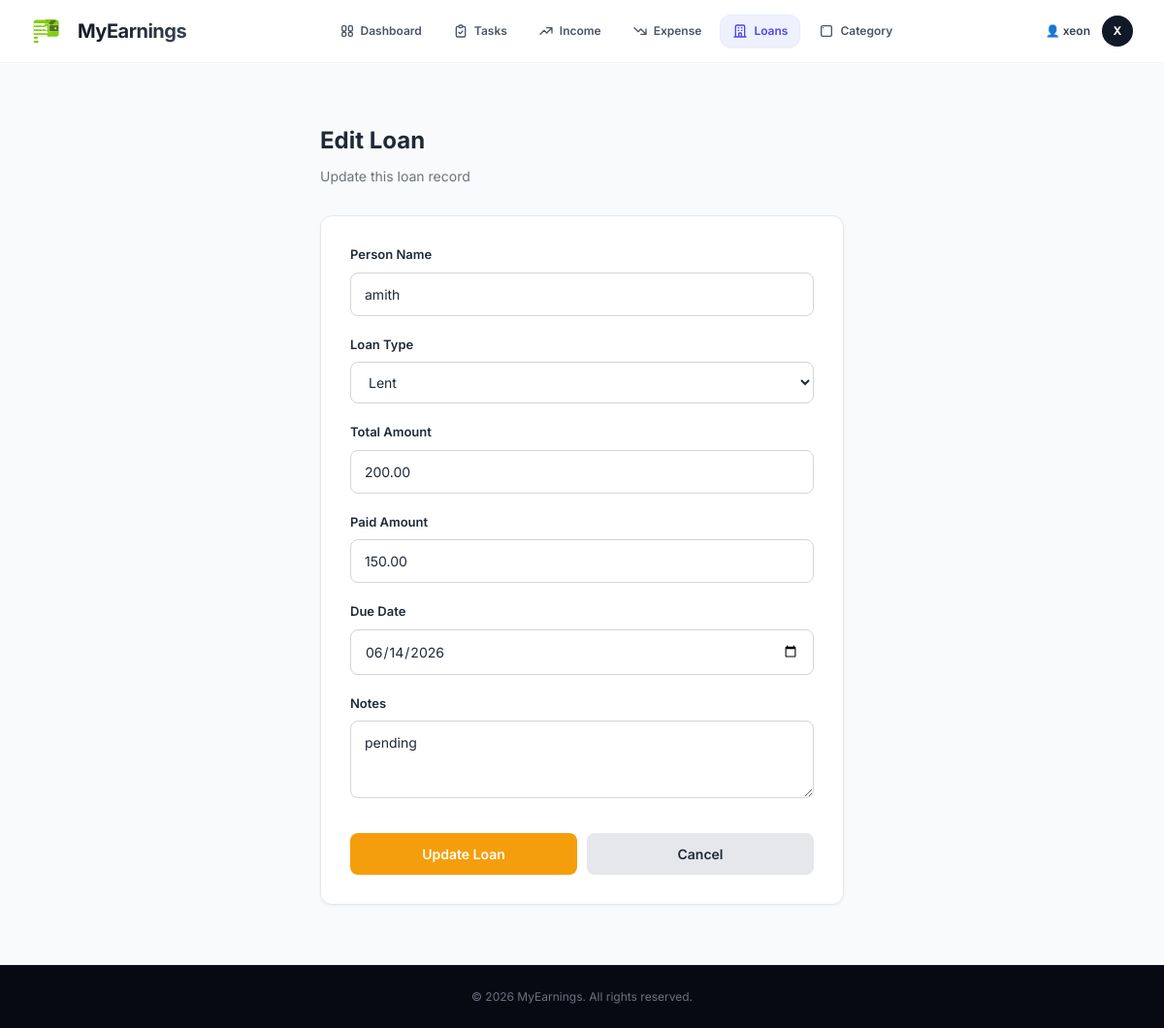
Page /loan/edit/6/ (signed in) on the committed database.
### xeon/models.py (models this page shows, shortened)
class BaseModel(models.Model):
    created_at = models.DateTimeField(auto_now_add=True)
    updated_at = models.DateTimeField(auto_now=True)
    class Meta:
        abstract = True

class Loan(BaseModel):
    LOAN_TYPE = (
        ('borrowed', 'Borrowed'),   # You took money
        ('lent', 'Lent'),           # You gave money
    )
    STATUS = (
        ('pending', 'Pending'),
        ('partial', 'Partially Paid'),
        ('completed', 'Completed'),
    )
    user = models.ForeignKey(User, on_delete=models.CASCADE)
    person_name = models.CharField(max_length=255)
    loan_type = models.CharField(max_length=10, choices=LOAN_TYPE)
    total_amount = models.DecimalField(max_digits=10, decimal_places=2)
    paid_amount = models.DecimalField(max_digits=10, decimal_places=2, default=0)
    due_date = models.DateField(blank=True, null=True)
    status = models.CharField(max_length=10, choices=STATUS, default='pending')
    note = models.TextField(blank=True, null=True)

### xeon/views.py (the view, shortened to what this page needs)
# urls.py: path('loan/edit/<int:id>/', edit_loan, name='edit_loan'),
@login_required
def edit_loan(request, id):
    loan = get_object_or_404(Loan, id=id, user=request.user)
    return render(request, 'xeon/edit_loan.html', {'loan': loan})

### xeon/templates/xeon/edit_loan.html (shortened to what this page needs)
{% extends 'xeon/base.html' %}
{% block content %}
<div style="max-width: 600px; margin: 0 auto; padding: 30px;">
    <div style="margin-bottom: 30px;">
        <h2 style="font-size: 24px; font-weight: 700; color: #1f2937;"> Edit Loan</h2>
        <p style="color: #6b7280; margin-top: 8px; font-size: 14px;">Update this loan record</p>
    </div>
    <div style="background: #ffffff; border: 1px solid #e5e7eb; border-radius: 12px; padding: 30px; box-shadow: 0 1px 3px rgba(0,0,0,0.05);">
        <form method="POST" style="display: flex; flex-direction: column; gap: 20px;">
            <div>
                <label style="display: block; margin-bottom: 8px; font-weight: 600; font-size: 13px; color: #1f2937;">Person Name</label>
                <input type="text" name="person_name" value="{{ loan.person_name }}" style="width: 100%; padding: 11px 14px; border: 1px solid #d1d5db; border-radius: 8px; background: #ffffff; color: #1f2937; font-family: inherit; font-size: 14px;" placeholder="Name of the person" required>
            </div>
            <div>
                <label style="display: block; margin-bottom: 8px; font-weight: 600; font-size: 13px; color: #1f2937;">Loan Type</label>
                <select name="loan_type" style="width: 100%; padding: 11px 14px; border: 1px solid #d1d5db; border-radius: 8px; background: #ffffff; color: #1f2937; font-family: inherit; font-size: 14px;" required>
                    <option value="lent" {% if loan.loan_type == 'lent' %}selected{% endif %}>Lent</option>
                </select>
            </div>
            <div>
                <label style="display: block; margin-bottom: 8px; font-weight: 600; font-size: 13px; color: #1f2937;">Total Amount</label>
                <input type="number" step="0.01" name="total_amount" value="{{ loan.total_amount }}" style="width: 100%; padding: 11px 14px; border: 1px solid #d1d5db; border-radius: 8px; background: #ffffff; color: #1f2937; font-family: inherit; font-size: 14px;" placeholder="0.00" required>
            </div>
            <div>
                <label style="display: block; margin-bottom: 8px; font-weight: 600; font-size: 13px; color: #1f2937;">Paid Amount</label>
                <input type="number" step="0.01" name="paid_amount" value="{{ loan.paid_amount|default:'0' }}" style="width: 100%; padding: 11px 14px; border: 1px solid #d1d5db; border-radius: 8px; background: #ffffff; color: #1f2937; font-family: inherit; font-size: 14px;" placeholder="0.00">
            </div>
            <div>
                <label style="display: block; margin-bottom: 8px; font-weight: 600; font-size: 13px; color: #1f2937;">Due Date</label>
                <input type="date" name="due_date" value="{{ loan.due_date|date:'Y-m-d' }}" style="width: 100%; padding: 11px 14px; border: 1px solid #d1d5db; border-radius: 8px; background: #ffffff; color: #1f2937; font-family: inherit; font-size: 14px;">
            </div>
            <div>
                <label style="display: block; margin-bottom: 8px; font-weight: 600; font-size: 13px; color: #1f2937;">Notes</label>
                <textarea name="note" style="width: 100%; padding: 11px 14px; border: 1px solid #d1d5db; border-radius: 8px; background: #ffffff; color: #1f2937; font-family: inherit; font-size: 14px; resize: vertical; min-height: 80px;" placeholder="Add any notes...">{{ loan.note|default:'' }}</textarea>
            </div>
            <div style="display: flex; gap: 10px; margin-top: 10px;">
                <button type="submit" style="flex: 1; padding: 11px 20px; background: #f59e0b; color: white; border: none; border-radius: 8px; font-weight: 600; font-size: 14px; cursor: pointer;">Update Loan</button>
                <a href="{% url 'xeon:loan_list' %}" style="flex: 1; padding: 11px 20px; background: #e5e7eb; color: #1f2937; border: none; border-radius: 8px; font-weight: 600; font-size: 14px; cursor: pointer; text-align: center; text-decoration: none;">Cancel</a>
            </div>
        </form>
    </div>
</div>
{% endblock %}

### xeon/templates/xeon/base.html (shortened to what this page needs)
{% load static %}
<!DOCTYPE html>
<html lang="en">
<head>
    <script src="https://cdn.tailwindcss.com"></script>
</head>
<body class="{% block body_class %}{% endblock %} bg-gray-50 text-gray-900 font-sans min-h-screen flex flex-col">
    {% if user.is_authenticated %}
    <header class="bg-white/90 backdrop-blur-md border-b border-gray-100 sticky top-0 z-50">
        <div class="max-w-7xl mx-auto px-4 sm:px-6 lg:px-8">
            <div class="flex justify-between items-center h-16">
                <div class="flex items-center gap-2">
                    <a href="{% url 'xeon:dashboard' %}"
                        class="flex items-center gap-2 text-xl font-bold text-gray-900 hover:opacity-80 transition-opacity">
                        {% include 'xeon/logo.html' %}
                        <span
                            class="tracking-tight bg-clip-text text-transparent bg-gradient-to-r from-gray-900 to-gray-700">MyEarnings</span>
                    </a>
                </div>
                <div class="hidden md:flex items-center justify-center">
                    <nav class="flex space-x-1.5">
                        <a class="flex items-center gap-1.5 px-3 py-2 rounded-xl text-xs font-semibold transition-all duration-200 {% if request.resolver_match.url_name == 'dashboard' %}bg-indigo-50 text-indigo-600 border border-indigo-100/50 shadow-sm{% else %}text-gray-600 hover:bg-gray-50 hover:text-gray-900 border border-transparent{% endif %}"
                            href="{% url 'xeon:dashboard' %}">
                            <span>Dashboard</span>
                        </a>
                        <a class="flex items-center gap-1.5 px-3 py-2 rounded-xl text-xs font-semibold transition-all duration-200 {% if request.resolver_match.url_name == 'todo_list' or request.resolver_match.url_name == 'add_todo' or request.resolver_match.url_name == 'edit_todo' %}bg-indigo-50 text-indigo-600 border border-indigo-100/50 shadow-sm{% else %}text-gray-600 hover:bg-gray-50 hover:text-gray-900 border border-transparent{% endif %}"
                            href="{% url 'xeon:todo_list' %}">
                            <span>Tasks</span>
                        </a>
                        <a class="flex items-center gap-1.5 px-3 py-2 rounded-xl text-xs font-semibold transition-all duration-200 {% if request.resolver_match.url_name == 'income_list' or request.resolver_match.url_name == 'add_income' or request.resolver_match.url_name == 'edit_income' %}bg-indigo-50 text-indigo-600 border border-indigo-100/50 shadow-sm{% else %}text-gray-600 hover:bg-gray-50 hover:text-gray-900 border border-transparent{% endif %}"
                            href="{% url 'xeon:income_list' %}">
                            <svg class="w-4 h-4" fill="none" stroke="currentColor" stroke-width="2" viewBox="0 0 24 24">
                                <path stroke-linecap="round" stroke-linejoin="round" d="M13 7h8m0 0v8m0-8l-8 8-4-4-6 6">
                                </path>
                            </svg>
                            <span>Income</span>
                        </a>
                        <a class="flex items-center gap-1.5 px-3 py-2 rounded-xl text-xs font-semibold transition-all duration-200 {% if request.resolver_match.url_name == 'expense_list' or request.resolver_match.url_name == 'add_expense' or request.resolver_match.url_name == 'edit_expense' %}bg-indigo-50 text-indigo-600 border border-indigo-100/50 shadow-sm{% else %}text-gray-600 hover:bg-gray-50 hover:text-gray-900 border border-transparent{% endif %}"
                            href="{% url 'xeon:expense_list' %}">
                            <svg class="w-4 h-4" fill="none" stroke="currentColor" stroke-width="2" viewBox="0 0 24 24">
                                <path stroke-linecap="round" stroke-linejoin="round"
                                    d="M13 17h8m0 0v-8m0 8l-8-8-4 4-6-6"></path>
                            </svg>
                            <span>Expense</span>
                        </a>
                        <a class="flex items-center gap-1.5 px-3 py-2 rounded-xl text-xs font-semibold transition-all duration-200 {% if request.resolver_match.url_name == 'loan_list' or request.resolver_match.url_name == 'add_loan' or request.resolver_match.url_name == 'edit_loan' %}bg-indigo-50 text-indigo-600 border border-indigo-100/50 shadow-sm{% else %}text-gray-600 hover:bg-gray-50 hover:text-gray-900 border border-transparent{% endif %}"
                            href="{% url 'xeon:loan_list' %}">
                            <svg class="w-4 h-4" fill="none" stroke="currentColor" stroke-width="2" viewBox="0 0 24 24">
                                <path stroke-linecap="round" stroke-linejoin="round"
                                    d="M19 21V5a2 2 0 00-2-2H7a2 2 0 00-2 2v16m14 0h2m-2 0h-5m-9 0H3m2 0h5M9 7h1m-1 4h1m4-4h1m-1 4h1m-5 10v-5a1 1 0 011-1h2a1 1 0 011 1v5m-4 0h4">
                                </path>
                            </svg>
                            <span>Loans</span>
                        </a>
                        <a class="flex items-center gap-1.5 px-3 py-2 rounded-xl text-xs font-semibold transition-all duration-200 {% if request.resolver_match.url_name == 'add_category' %}bg-indigo-50 text-indigo-600 border border-indigo-100/50 shadow-sm{% else %}text-gray-600 hover:bg-gray-50 hover:text-gray-900 border border-transparent{% endif %}"
                            href="{% url 'xeon:add_category' %}">
                            <svg class="w-4 h-4" fill="none" stroke="currentColor" stroke-width="2" viewBox="0 0 24 24">
                                <path stroke-linecap="round" stroke-linejoin="round"
                                    d="M7 7h.01M6 20h12a2 2 0 002-2V6a2 2 0 00-2-2H6a2 2 0 00-2 2v12a2 2 0 002 2z">
                                </path>
                            </svg>
                            <span>Category</span>
                        </a>
                    </nav>
                </div>
                <div class="flex items-center gap-4">
                    <div class="flex items-center gap-3 font-sans">
                        <div class="hidden sm:flex flex-col items-end">
                            <span class="text-xs font-semibold text-gray-700">👤 {{ user.first_name|default:user.username }}</span>
                        </div>
                        <a href="{% url 'xeon:logout' %}" title="Log out" onclick="return confirm('Are you sure you want to log out?');"
                            class="w-8 h-8 bg-gray-900 hover:bg-red-600 text-white rounded-full flex items-center justify-center text-xs font-bold shadow-sm transition-all duration-200 group relative">
                            <span class="group-hover:opacity-0 transition-opacity duration-150">{{ user.username|slice:":1"|upper }}</span>
                        </a>
                    </div>
                </div>
            </div>
        </div>
    </header>
    {% endif %}
    <main
        class="{% if user.is_authenticated %}max-w-7xl mx-auto px-4 sm:px-6 lg:px-8 py-8 w-full flex-1{% else %}flex-1 w-full{% endif %} font-sans">
        {% block content %}
        {% endblock %}
    </main>
    <footer class="bg-[#070a13] border-t border-white/5 py-6 mt-auto">
        <div class="max-w-7xl mx-auto px-4 sm:px-6 lg:px-8 text-center text-xs text-gray-500">
            <p>&copy; 2026 MyEarnings. All rights reserved.</p>
        </div>
    </footer>
</body>
</html>

### rows in the picture
Loan: person_name "amith", loan_type "Lent", total_amount "200.00", paid_amount "150.00", due_date "06/14/2026", note "pending"

### other values in the picture
{{ user.first_name|default:user.username }} "xeon"
{{ user.username|slice:":1"|upper }} "X"
